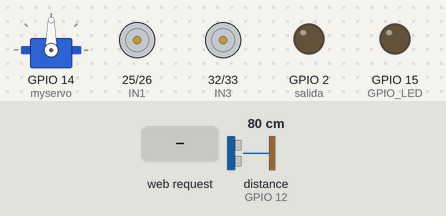
Recording of a sketch running on a simulated ESP32. On the bench: servo, motor-driver pin pairs drawn as motors (green arrow = first pin HIGH = forward, orange = second pin HIGH = backward, longer = more drive), output pins drawn as LEDs (lit = HIGH). The inputs (shaded band) are chosen by the test bench; at power-on: distance to the obstacle (sensor on GPIO 12) 80 cm. WiFi joins after 1.5 s; servers stay silent unless stated; what the sketch prints to the serial monitor is not drawn.

Above: at 4.7 s.
4.8 s: HTTP request GET /auto received
At 6.0 s:
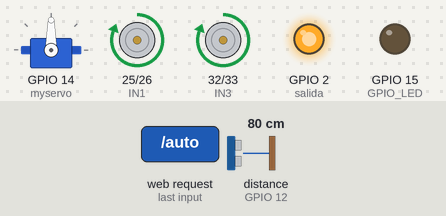
6.3 s: distance to the obstacle (sensor on GPIO 12) set to 15 cm
7.8 s: distance to the obstacle (sensor on GPIO 12) set to 12 cm
At 8.6 s:
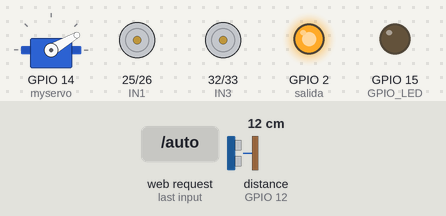
10.8 s: HTTP request GET /formas.html received
At 11.8 s:
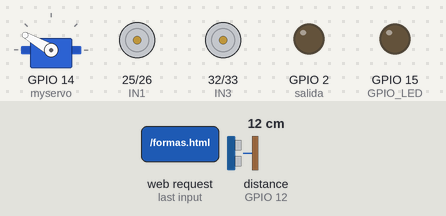
12.3 s: HTTP request GET /adelante received
At 12.8 s:
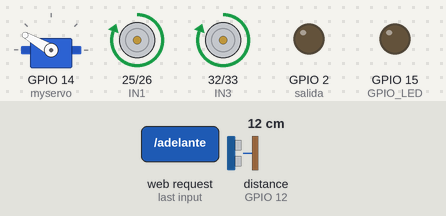
13.8 s: HTTP request GET /izquierda received
At 15.0 s:
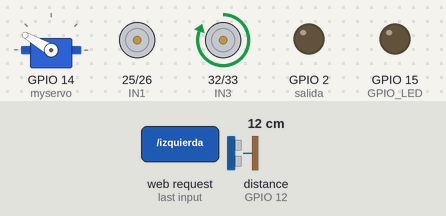
Timing chart, 0 to 16.3 s (numbered marks = the images above; inputs shaded):
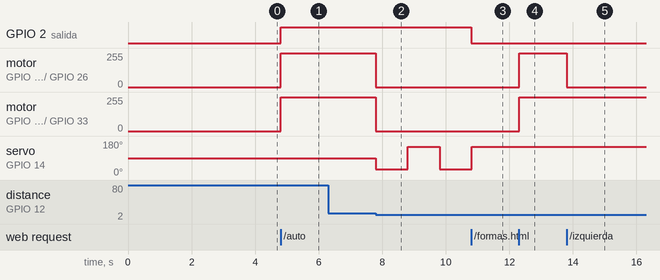

Measured:
- the behaviour switches between 14 and 13 cm on distance to the obstacle (sensor on GPIO 12) (found by bisection; images 1 and 2)
- after the input at 4.8 s, GPIO 2 (salida): LOW → HIGH at once; motor on GPIO 25 (IN1) / GPIO 26 (IN2), motor on GPIO 32 (IN3) / GPIO 33 (IN4): stopped → forward 255/255 at once
- after the input at 6.3 s, every drawn part: stays the same
- after the input at 7.8 s, motor on GPIO 25 (IN1) / GPIO 26 (IN2), motor on GPIO 32 (IN3) / GPIO 33 (IN4): forward 255/255 → stopped at once; servo on GPIO 14 (myservo): 90° → 30° at once, → 150° 1.0 s later, → 30° 1.0 s later
- after the input at 10.8 s, GPIO 2 (salida): HIGH → LOW at once; servo on GPIO 14 (myservo): goes on until 10.8 s, then stays 150°
- after the input at 12.3 s, motor on GPIO 25 (IN1) / GPIO 26 (IN2), motor on GPIO 32 (IN3) / GPIO 33 (IN4): stopped → forward 255/255 at once
- after the input at 13.8 s, motor on GPIO 25 (IN1) / GPIO 26 (IN2): forward 255/255 → stopped at once

The sketch:

CARRITO_EVASOR_DE_OBSTACULOS_CONTROLADO_VIA_WEB.ino
```cpp
#include <WiFi.h>
#include <Ultrasonic.h>
#include <analogWrite.h>
#include <ESP32Servo.h>
Servo myservo;
#define GPIO_LED    15
#define IN1         25
#define IN2         26
#define IN3         32
#define IN4         33
//------------------Servidor Web en puerto 80---------------------

Ultrasonic ultrasonic(13, 12);
WiFiServer server(80);

//---------------------COLA---------------------------------------

QueueHandle_t queue, queueA;

//---------------------Credenciales de WiFi-----------------------

const char* ssid     = "****";
const char* password = "KHsFH5ak1V";

//---------------------VARIABLES GLOBALES-------------------------

int contconexion = 0;

String header; // Variable para guardar el HTTP request

String estadoSalida = "off";

const int salida = 2;

int A;

bool E;

//-------variables globales para Programa Carrito autonomo-------

int obstamax =14;
int obstamin= 2;
int i=0;
int duracion;
int distancia;
int CMD;
int CMC;
int CMI;
int Cm;
int angizq= 150;
int angdere= 30;
int angcent=90;
int velocidad =245;
//------------------------CODIGO HTML------------------------------
String pagina = "<!DOCTYPE html>"
"<html>"
"<head>"
"<meta charset='utf-8' />"
"<title>Servidor Web ESP32</title>"
"</head>"
"<body>"
"<center>"
"<h1>Servidor Web ESP32</h1>"
"<p><a href='formas.html'><button style='height:50px;width:100px'>Manual</button></a></p>"
"<p><a href='/auto'><button style='height:50px;width:100px'>Automatico</button></a></p>"
"</center>"
"</body>"
"</html>";

String pagina2 = "<!DOCTYPE html>"
"<html>"
"<head>"
"<meta charset='utf-8' />"
"<title>Servidor Web ESP32</title>"
"</head>"
"<body>"
"<center>"
"<h1>CONTROL MANUAL</h1>"
"<p><a href='/adelante'><button style='height:50px;width:100px'>Adelante</button></a></p>"
"<p><a href='/izquierda'><button style='height:50px;width:100px'>Izquierda</button></a></p>"
"<p><a href='/derecha'><button style='height:50px;width:100px'>Derecha</button></a></p>"
"<p><a href='/atras'><button style='height:50px;width:100px'>Atras</button></a></p>"
"<p><a href='/paro'><button style='height:50px;width:100px'>Detenerse</button></a></p>"
"</center>"
"<script>"
"setInterval(function()"
    "{"
      "getPOTval();"
    "}, 2000);"
    //-------------------------------------------------------
    "function getPOTval()"
    "{"
      "var POTvalRequest = new XMLHttpRequest();"
      "POTvalRequest.onreadystatechange = function()"
      "{"
        "if(this.readyState == 4 && this.status == 200)"
        "{"
         " document.getElementById(""POTvalue"").innerHTML ="
          "this.responseText;"
        "}"
      "};"
      "POTvalRequest.open(""GET"", ""readPOT"", true);"
      "POTvalRequest.send();"
    "}"
    "</script>"
"</body>"
"</html>";
//------------------------Funtions------------------------------
static void Internet_task(void *argp){
  for (;;){
      WiFiClient client = server.available();   // Escucha a los clientes entrantes

  if (client) {
    //bool E; // Si se conecta un nuevo cliente
    //int A;
    Serial.println("New Client.");          //
    String currentLine = "";                //
    client.println(pagina);
    while (client.connected()) {            // loop mientras el cliente está conectado

      if (client.available()) {             // si hay bytes para leer desde el cliente
        char c = client.read();             // lee un byte
        Serial.write(c);                    // imprime ese byte en el monitor serial
        header += c;
        if (c == '\n') {                    // si el byte es un caracter de salto de linea
          // si la nueva linea está en blanco significa que es el fin del
          // HTTP request del cliente, entonces respondemos:
          if (currentLine.length() == 0) {
            //client.println("HTTP/1.1 200 OK");
            //client.println("Content-type:text/html");
            //client.println("Connection: close");
            //client.println();

            // enciende y apaga el GPIO
            if (header.indexOf("GET /auto") >= 0) {
              Serial.println("GPIO on");
              estadoSalida = "on";
              E = false;
              A=0;
               xQueueSend(queue, &E,0);
              digitalWrite(salida, HIGH);

              //client.println(pagina);
            } else if (header.indexOf("GET /formas.html") >= 0) {
              Serial.println("GPIO off");
              estadoSalida = "off";
              E = true;
              xQueueSend(queue, &E, portMAX_DELAY);
              digitalWrite(salida, LOW);
              client.println(pagina2);
            } else if(header.indexOf("GET /adelante") >= 0){
              A=1;
              //xQueueSend(queueA, &A, 0);
              client.println(pagina2);
            } else if(header.indexOf("GET /izquierda") >= 0){
              A=2;
              //xQueueSend(queueA, &A,0);
              client.println(pagina2);
            } else if(header.indexOf("GET /derecha") >= 0){
              A=3;
              //xQueueSend(queueA, &A, 0);
              client.println(pagina2);
            } else if(header.indexOf("GET /atras") >= 0){
              A=4;
              //xQueueSend(queueA, &A, portMAX_DELAY);
              client.println(pagina2);
            } else if(header.indexOf("GET /paro") >= 0){
              A=5;
              //xQueueSend(queueA, &A, 0);
              client.println(pagina2);
            }

                  switch (A) {
        case 1:
        digitalWrite(IN1,HIGH);
        digitalWrite(IN2,LOW);
        digitalWrite(IN3,HIGH);
        digitalWrite(IN4,LOW);
        break;
        case 2:
        digitalWrite(IN1,LOW);
        digitalWrite(IN2,LOW);
        digitalWrite(IN3,HIGH);
        digitalWrite(IN4,LOW);
        break;
        case 3:
        digitalWrite(IN1,HIGH);
        digitalWrite(IN2,LOW);
        digitalWrite(IN3,LOW);
        digitalWrite(IN4,LOW);
        break;
        case 4:
        digitalWrite(IN1,LOW);
        digitalWrite(IN2,HIGH);
        digitalWrite(IN3,LOW);
        digitalWrite(IN4,HIGH);
        break;
        default:
        digitalWrite(IN1,LOW);
        digitalWrite(IN2,LOW);
        digitalWrite(IN3,LOW);
        digitalWrite(IN4,LOW);
        break;

        }
            // Muestra la página web

            //client.println(pagina);

            // la respuesta HTTP temina con una linea en blanco
            client.println();
            break;
          } else { // si tenemos una nueva linea limpiamos currentLine
            currentLine = "";
          }
        } else if (c != '\r') {  // si C es distinto al caracter de retorno de carro
          currentLine += c;      // lo agrega al final de currentLine
        }
      }
    }
    // Limpiamos la variable header
    header = "";
    // Cerramos la conexión
    client.stop();
    Serial.println("Client disconnected.");
    Serial.println("");
  }
    }
  }


  static void led_task(void *argp){
    for (;;){
      Cm = ultrasonic.read();//lee la funcion de leer los centimetros
      if (digitalRead(2)== HIGH){
      if(Cm< obstamax && Cm >=obstamin ) {
       digitalWrite(IN1,LOW);
        digitalWrite(IN2,LOW);
        digitalWrite(IN3,LOW);
        digitalWrite(IN4,LOW);
         myservo.write(angdere);//servomotor derecha;
         delay(1000);
         CMD = ultrasonic.read();//lee la funcion de leer los centimetros
         myservo.write(angizq);//servomotor derecha
         delay(1000);
         CMI = ultrasonic.read();//lee la funcion de leer los centimetros
         if(CMI > CMD)//HAY OBSTA EN DERECHA
          {
           myservo.write(angcent);//servomotor en 180 grados izquierda
           delay(1000);
           digitalWrite(IN1,LOW);
          digitalWrite(IN2,LOW);
          digitalWrite(IN3,HIGH);
          digitalWrite(IN4,LOW);
           delay(500);
          }
           if(CMI < CMD)//OBSTA IZQ
          {
           myservo.write(angcent);//servomotor en 180 grados izquierda
           delay(1000);
            digitalWrite(IN1,HIGH);
        digitalWrite(IN2,LOW);
        digitalWrite(IN3,LOW);
        digitalWrite(IN4,LOW);
           delay(500);
          }
          }
         else if(digitalRead(2)== HIGH){
        digitalWrite(IN1,HIGH);
        digitalWrite(IN2,LOW);
        digitalWrite(IN3,HIGH);
        digitalWrite(IN4,LOW);
            }

      }
      else if(E ==false){
       digitalWrite(IN1,LOW);
        digitalWrite(IN2,LOW);
        digitalWrite(IN3,LOW);
        digitalWrite(IN4,LOW);
      }
    }
  }
//---------------------------SETUP--------------------------------
void setup() {
  Serial.begin(115200);
  Serial.println("");
  myservo.attach(14);
  int app_cpu = xPortGetCoreID();
  TaskHandle_t h;
  BaseType_t rc;
  delay(2000);
  pinMode(salida, OUTPUT);
  pinMode(GPIO_LED, OUTPUT);
  pinMode(IN1, OUTPUT);
  pinMode(IN2, OUTPUT);
  pinMode(IN3, OUTPUT);
  pinMode(IN4, OUTPUT);
  digitalWrite(salida, LOW);
  digitalWrite(GPIO_LED, LOW);
  digitalWrite(IN1, LOW);
  digitalWrite(IN2, LOW);
  digitalWrite(IN3, LOW);
  digitalWrite(IN4, LOW);
  myservo.write(90);
  queue = xQueueCreate(10, sizeof(bool));
  queueA = xQueueCreate(10, sizeof(int));
   if(queue == NULL && queueA ==NULL ){
    Serial.println("Error creating the queue");
  }
  // Conexión WIFI
  WiFi.begin(ssid, password);
  //Cuenta hasta 50 si no se puede conectar lo cancela
  while (WiFi.status() != WL_CONNECTED and contconexion <50) {
    ++contconexion;
    delay(500);
    Serial.print(".");
  }
  if (contconexion <50) {
      //para usar con ip fija
      //IPAddress ip(192,168,1,180);
      //IPAddress gateway(192,168,1,1);
      //IPAddress subnet(255,255,255,0);
      //WiFi.config(ip, gateway, subnet);

      Serial.println("");
      Serial.println("WiFi conectado");
      Serial.println(WiFi.localIP());
      server.begin(); // iniciamos el servidor
  }
  else {
      Serial.println("");
      Serial.println("Error de conexion");
  }
  rc = xTaskCreatePinnedToCore(
    Internet_task,
    "Conexion",
    2048,     // Stack size
    nullptr,  // No args
    1,        // Priority
    &h,       // Task handle
    0   // CPU
  );
  assert(rc == pdPASS);
  assert(h);

   rc = xTaskCreatePinnedToCore(
    led_task,
    "led",
    2048,     // Stack size
    nullptr,  // No args
    1,        // Priority
    &h,       // Task handle
    1   // CPU
  );
  assert(rc == pdPASS);
  assert(h);
}

//----------------------------LOOP----------------------------------

void loop(){
//vTaskDelete(nullptr);
}//
```
